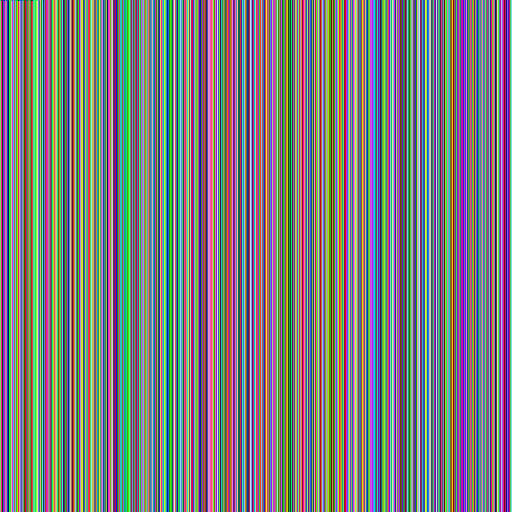
#> input picture 01_RollingFeedback/Images/10.png, 512 x 512 px; its folder holds only this picture in this run
$ jupyter execute Rolling_Feedback.ipynb
#> lines starting #> are read from the running program, lines starting #| are printed output that depends on the picture; after the words box and inside, x2 and y2 are one past the last pixel; in counts of white or black regions, pixels touching at a corner belong together
[cell 1]
import numpy as np
import imageio
import cv2
import glob
import matplotlib.pyplot as plt

## Create Images

[cell 2]
circle_coordinates = np.arange(10,90,15)
out_images = []
counter  = 0
render_list = []
for x in circle_coordinates:
    image = np.zeros([100,100,3])
    image = cv2.circle(
	image,
	(x, 45),
	5,
	(255, 255, 255),
	5
    )
    image = image.astype(np.uint8)
    plt.imsave("Images/" + str(counter) + ".png",image)
    render_list.append(image)
    counter += 1
#> this loop made 6 passes
#> pass 1, `plt.imsave("Images/" + str(counter) + ".png",image)`:
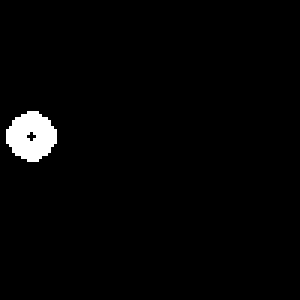
#> saved as 0.png: shape (100, 100, 3) (shown 3 times larger); 2.1% white; 1 white region, box (x1, y1, x2, y2) and area: (2, 37, 19, 54) 206
#> pass 2, `plt.imsave("Images/" + str(counter) + ".png",image)`:
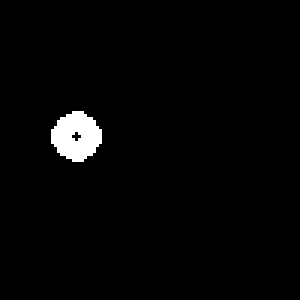
#> saved as 1.png: shape (100, 100, 3) (shown 3 times larger); 2.1% white; 1 white region, box (x1, y1, x2, y2) and area: (17, 37, 34, 54) 206

## Import Images

[cell 3]
images = sorted(glob.glob("Images/*.png"))
image_size = [1000,1000]
image_list = []
for image in images:
    temp = cv2.imread(image,1)
#> temp is the input picture: shape (512, 512, 3); mean B, G, R 124.3, 124.3, 124.3
    resized = cv2.resize(temp,image_size)
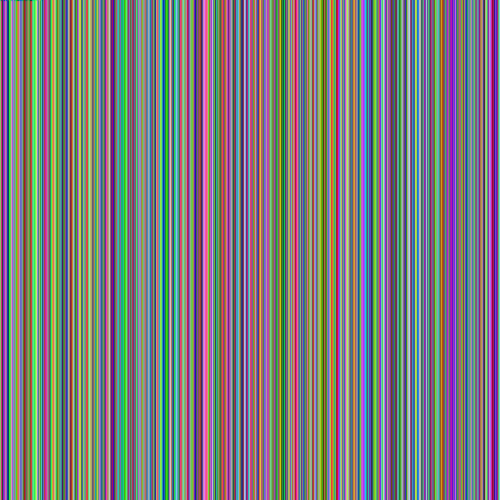
#> resized: shape (1000, 1000, 3) (shown at 1/2 size); mean B, G, R 124.1, 124.1, 124.1
    image_list.append(resized.astype(float))
current_image = image_list[0].astype(np.uint8)
plt.imshow(temp)
plt.axis('off')
plt.imsave("Renders/image.png",cv2.resize(current_image,[200,200]))
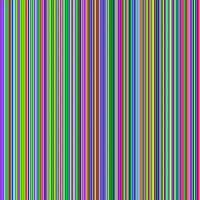
#> saved as image.png: shape (200, 200, 3); mean R, G, B 123.9, 128.6, 119.3

## Feedback

[cell 4]
feedback = -0.99
images_copy = image_list.copy()
#> images_copy = 1 item
render_list = []
current_image = np.zeros_like(images_copy[0])
previous_image = np.zeros_like(current_image)
for current_image in images_copy:
    current_image += previous_image
    previous_image = current_image * feedback
    render_list.append(cv2.resize(current_image.astype(np.uint8),[200,200]))
#> this loop made 1 pass
#> pass 1, `previous_image = current_image * feedback`:
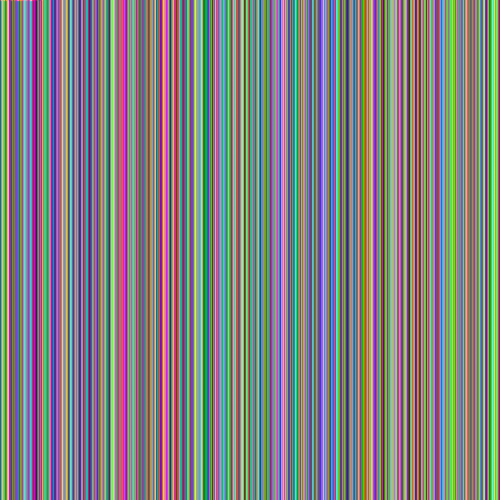
#> previous_image: shape (1000, 1000, 3) float64 (shown at 1/2 size); mean of channels 0, 1, 2 -122.9, -122.9, -122.9; drawn with min black and max white
#> after the loop, render_list = 1 item

[cell 5]
imageio.mimsave('Renders/feedback.gif', render_list, loop=65535)

## Rolling

[cell 6]
section_offset = 100
section_width = 1000
sections  = [100,200,300,400,500,600,700,800,900]
images_copy = image_list.copy()
render_list = []
current_image = np.zeros_like(images_copy[0])
previous_offset  = 0
temp_section = np.zeros((section_offset,section_width,3))
temp2 = np.zeros_like(temp_section)
for current_image in images_copy:
        for i in sections:
                temp_section[0:section_offset,0:section_width,:] = current_image[previous_offset:i,0:section_width,:]
                rand = int(np.random.uniform(0,999))
                temp2 = np.roll(temp_section,rand)
                current_image[previous_offset:i,0:section_width,:] = temp2
                previous_offset += section_offset
        render_list.append(cv2.resize(current_image.astype(np.uint8),[200,200]))
        previous_offset = 0
#> this loop made 1 pass
#> previous_offset on pass 1: 0
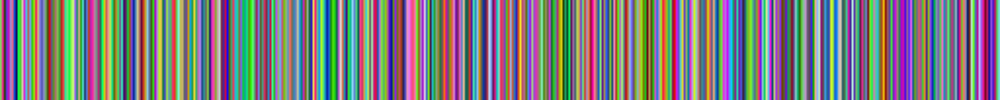
#> temp_section: shape (100, 1000, 3) float64; mean of channels 0, 1, 2 124.1, 124.1, 124.2; drawn as B, G, R

[cell 7]
imageio.mimsave('Renders/rolling.gif', render_list, loop=65535)

## Rolling Feedback

[cell 8]
section_offset = 100
section_width = 1000
sections  = [100,200,300,400,500,600,700,800,900]
temp_section = np.zeros((section_offset,section_width,3))
temp2 = np.zeros_like(temp_section)
previous_image = np.zeros_like(image_list[0])
render_list = []
previous_offset = 0
num_iters  = 4
feedback = -0.99
images_copy = image_list.copy()
current_image = np.zeros_like(image_list[0])
for iters in range(num_iters):
        for current_image in images_copy:
                for i in sections:
                        temp_section[0:section_offset,0:section_width,:] = current_image[previous_offset:i,0:section_width,:]
                        rand = int(np.random.uniform(0,999))
                        temp2 = np.roll(temp_section,rand)
                        current_image[previous_offset:i,0:section_width,:] = temp2
                        previous_offset += section_offset
                current_image += previous_image
                previous_image = current_image * feedback
                render_list.append(cv2.resize(current_image.astype(np.uint8),[200,200]))
                previous_offset = 0
        print(iters)
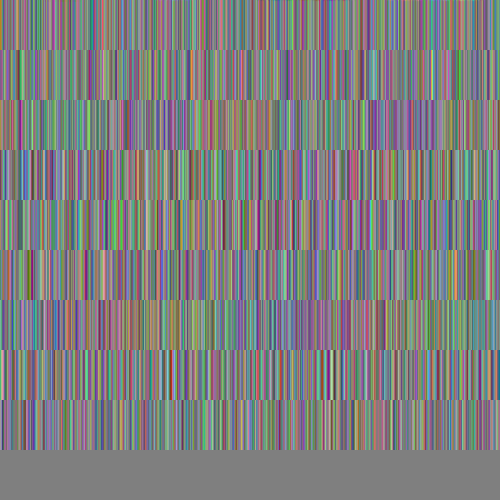
#> current_image: shape (1000, 1000, 3) float64 (shown at 1/2 size); mean of channels 0, 1, 2 0, 0, 0; drawn with min black and max white
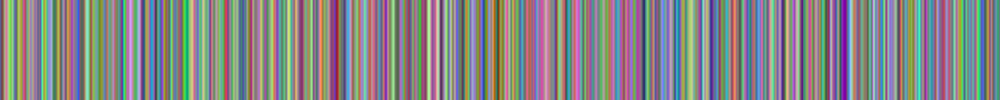
#> temp_section: shape (100, 1000, 3) float64; mean of channels 0, 1, 2 0, 0, 0; drawn with min black and max white
#> after the loop, render_list = 4 items

[cell 9]
imageio.mimsave('Renders/rolling_feedback.gif', render_list,loop=65535)

## Rolling Feedback v2

[cell 10]
section_offset = 100
section_width = 1000
sections  = [100,200,300,400,500,600,700,800,900]
temp_section = np.zeros((section_offset,section_width,3))
temp2 = np.zeros_like(temp_section)
previous_image = np.zeros_like(image_list[0])
render_list = []
previous_offset = 0
num_iters  = 4
images_copy = image_list.copy()
feedback = 0.99
current_image = np.zeros_like(image_list[0])
for iters in range(num_iters):
        for current_image in images_copy:
                for i in sections:
                        temp_section[0:section_offset,0:section_width,:] = current_image[previous_offset:i,0:section_width,:]
                        rand = int(np.random.uniform(0,999))
                        temp2 = np.roll(temp_section,rand)
                        current_image[previous_offset:i,0:section_width,:] = temp2
                        previous_offset += section_offset
                current_image += previous_image
                previous_image = current_image * feedback
                render_list.append(cv2.resize(current_image.astype(np.uint8),[200,200]))
                previous_offset = 0
        print(iters)
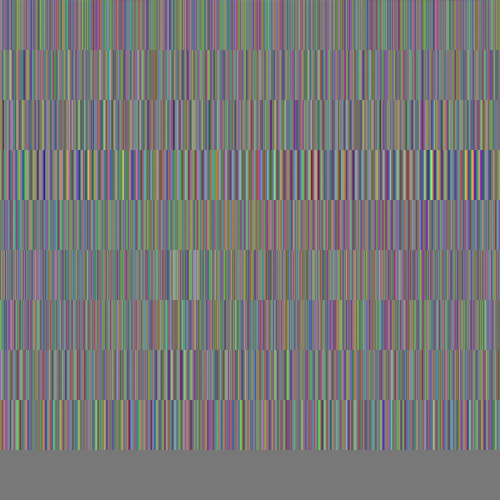
#> current_image: shape (1000, 1000, 3) float64 (shown at 1/2 size); mean of channels 0, 1, 2 0, 0, 0; drawn with min black and max white
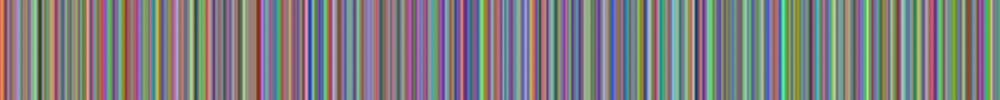
#> temp_section: shape (100, 1000, 3) float64; mean of channels 0, 1, 2 0, 0, 0; drawn with min black and max white

$ run again, on 01_RollingFeedback/Images/14.png
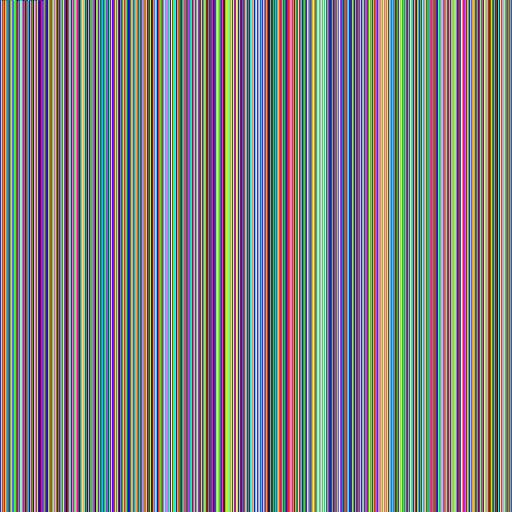
#> input picture 01_RollingFeedback/Images/14.png, 512 x 512 px
#> temp is the input picture: shape (512, 512, 3); mean B, G, R 127.7, 127.7, 127.7
#> images_copy = 1 item
#> the loop `for current_image in images_copy:` made 1 pass
#> the loop `for current_image in images_copy:` made 1 pass
#> previous_offset on pass 1: 0
#> after the loop `for iters in range(num_iters):`:
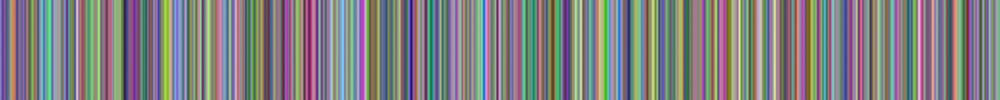
#> temp_section: shape (100, 1000, 3) float64; mean of channels 0, 1, 2 0, 0, 0; drawn with min black and max white
#> after the loop `for iters in range(num_iters):`: render_list = 4 items
#> after the loop `for iters in range(num_iters):`:
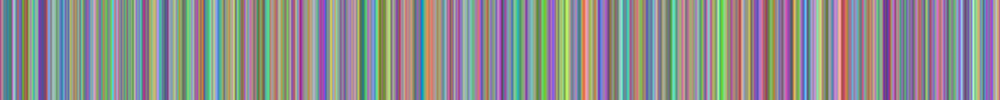
#> temp_section: shape (100, 1000, 3) float64; mean of channels 0, 1, 2 0, 0, 0; drawn with min black and max white

$ run again, on 01_RollingFeedback/Images/15.png
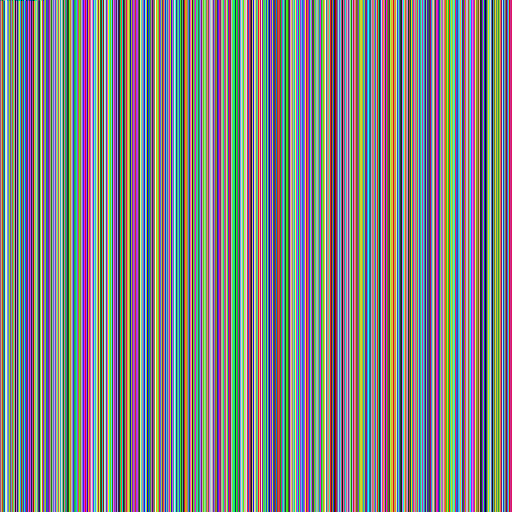
#> input picture 01_RollingFeedback/Images/15.png, 512 x 512 px
#> temp is the input picture: shape (512, 512, 3); mean B, G, R 130.2, 130.2, 130.2
#> images_copy = 1 item
#> the loop `for current_image in images_copy:` made 1 pass
#> the loop `for current_image in images_copy:` made 1 pass
#> previous_offset on pass 1: 0
#> after the loop `for iters in range(num_iters):`: render_list = 4 items
#> after the loop `for iters in range(num_iters):`:
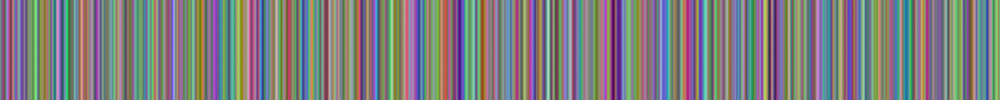
#> temp_section: shape (100, 1000, 3) float64; mean of channels 0, 1, 2 0, 0, 0; drawn with min black and max white
